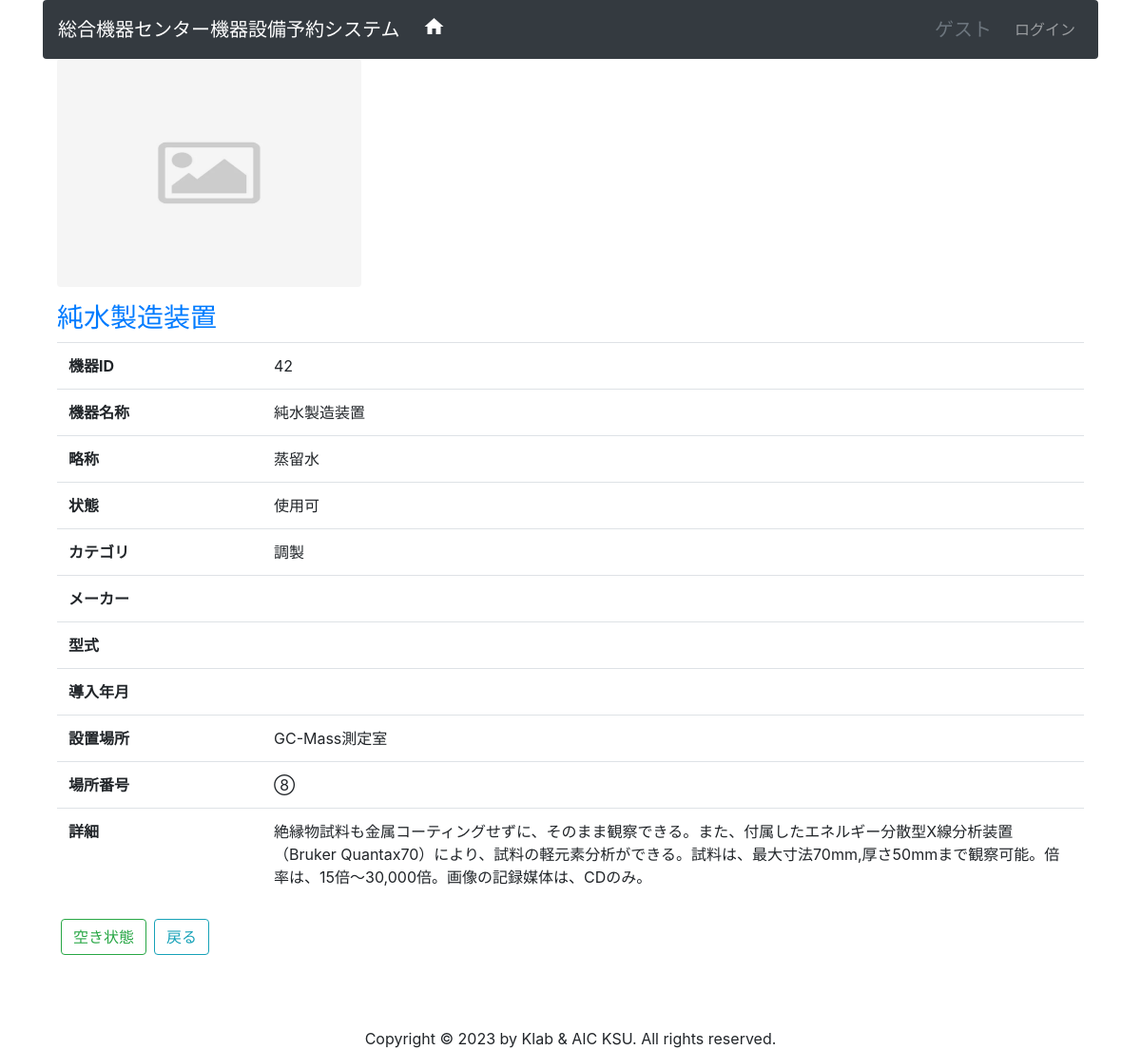
Screenshot of /?do=inst_detail&id=42 with the database file from the repository.
### tables this page shows
CREATE TABLE tb_instrument(
	id SERIAL PRIMARY KEY COMMENT '通し番号(自動採番, 内部参照用)',
	code VARCHAR(16) COMMENT '人間識別用番号',
	fullname VARCHAR(64) NOT NULL COMMENT '名称',
	shortname VARCHAR(64) NOT NULL COMMENT '略称', 
	state INT NOT NULL COMMENT '機器状態(1:使用可,2:貸出中,3:使用不可,9:その他)',
	category INT COMMENT 'カテゴリ（1:観察, 2:分析,3:計測,4:調製,9:その他）', 
	purpose VARCHAR(64) COMMENT '主な用途',
	detail TEXT COMMENT '施設紹介' ,
	maker  VARCHAR(64) COMMENT 'メーカー', 
	model VARCHAR(64) COMMENT '型式' ,
	made_year DATE COMMENT '製造年月' ,
	bought_year DATE COMMENT '導入年月' ,
	equipment_no VARCHAR(32) COMMENT '備品番号',
	room_id INT COMMENT '設置場所部屋番号', 
	memo TEXT  COMMENT '備考'
);

### src/models/Model.php (called while the page is built, shortened)
<?php
class Model
{
    protected $table;
    private static $conf;
    protected $db;
    public function initDb()
    {
        $this->db = new \mysqli(
            self::$conf['host'],
            self::$conf['usename'],
            self::$conf['password'],
            self::$conf['dbname'],
        );
        $this->db->set_charset('utf8');
    }
    public static function setConnInfo($conf)
    {
      self::$conf = $conf;
    }
    public function getDetail($id)
    {
        $sql = sprintf("SELECT * FROM %s WHERE id=$id", $this->table);
        $rs = $this->db->query($sql);
        return $rs->fetch_assoc();
    }
}

### src/models/Instrument.php (called while the page is built, shortened)
<?php
class Instrument extends Model{
    public function getDetail($id)
    {
        $detail = parent::getDetail($id);
        if ($detail){
            $room_id = $detail['room_id'];
            $room = (new Room)->getDetail($room_id);
            $detail['room_name'] = $room['room_name'];
            $detail['room_no'] = $room['room_no'];
        }
        return $detail;
    }
}

### src/inst_detail.php (the view, shortened to what this page needs)
<?php
$inst_id = 0;
if (isset($_GET['id'])){
  $inst_id = $_GET['id'];
}
$row= (new Instrument)->getDetail($inst_id);
if ($row) {
    $url = 'img/instrument/'. $inst_id .'.webp';
    if (!@GetImageSize($url)){
        $url = 'img/dummy-image-square1.webp' ;
    }
    echo '<p><img src="'. $url . '" height="240" width="320" class="rounded"></p>' . PHP_EOL;
    echo '<h3 class="text-primary">'. $row['fullname'].'</h3>' . PHP_EOL;
    echo '<table class="table table-hover">' . PHP_EOL;
    echo '<tr><th width="20%">機器ID</th><td>' . $row['id'] . '</td></tr>' . PHP_EOL;
    echo '<tr><th width="20%">機器名称</th><td>' . $row['fullname']. '</td></tr>' . PHP_EOL;
    echo '<tr><th>略称</th><td>' . $row['shortname']. '</td></tr>' . PHP_EOL;
    $i  = $row['state'];
    echo '<tr><th>状態</th><td>' . KsuCode::INST_STATE[$i]. '</td></tr>' . PHP_EOL;
    $i  = $row['category'];
    echo '<tr><th>カテゴリ</th><td>' . KsuCode::INST_CATEGORY[$i] . '</td></tr>' . PHP_EOL;
    echo '<tr><th>メーカー</th><td>' . $row['maker'] . '</td></tr>' . PHP_EOL;
    echo '<tr><th>型式</th><td>' . $row['model'] . '</td></tr>' . PHP_EOL;
    echo '<tr><th>導入年月</th><td>' . $row['bought_year'] . '</td></tr>' . PHP_EOL;
    echo '<tr><th>設置場所</th><td>' . $row['room_name'] . '</td></tr>' . PHP_EOL;
    echo '<tr><th>場所番号</th><td>' . $row['room_no'] . '</td></tr>' . PHP_EOL;
    echo '<tr><th>詳細</th><td>' . nl2br($row['detail']) . '</td></tr>' . PHP_EOL;
    echo '</table>' . PHP_EOL;
    echo '<div class="pb-5 mb-5">' . PHP_EOL;
    echo '<a class="btn btn-outline-success m-1" href="?do=aic_detail&id='.$row['id'].'">空き状態</a>';
    echo '<a href="?do=inst_list" class="btn btn-outline-info m-1">戻る</a>' . PHP_EOL .
      '</div>';
}else{
    echo 'この機器は存在しません！';
}
?>

### rows the page displays
tb_instrument: fullname "純水製造装置", id "42", shortname "蒸留水", state "使用可", category "調製", detail "絶縁物試料も金属コーティングせずに、そのまま観察できる。また、付属したエネルギー分散型X線分析装置（Bruker Quantax70）により、試料の軽元素分析ができる。試料は、最大寸法70mm,厚さ50mmまで観察可能。倍率は、15倍〜30,000倍。画像の記録媒体は、CDのみ。"

### other values shown
$app_name "総合機器センター機器設備予約システム"
$row['room_name'] "GC-Mass測定室"
$row['room_no'] "⑧"
